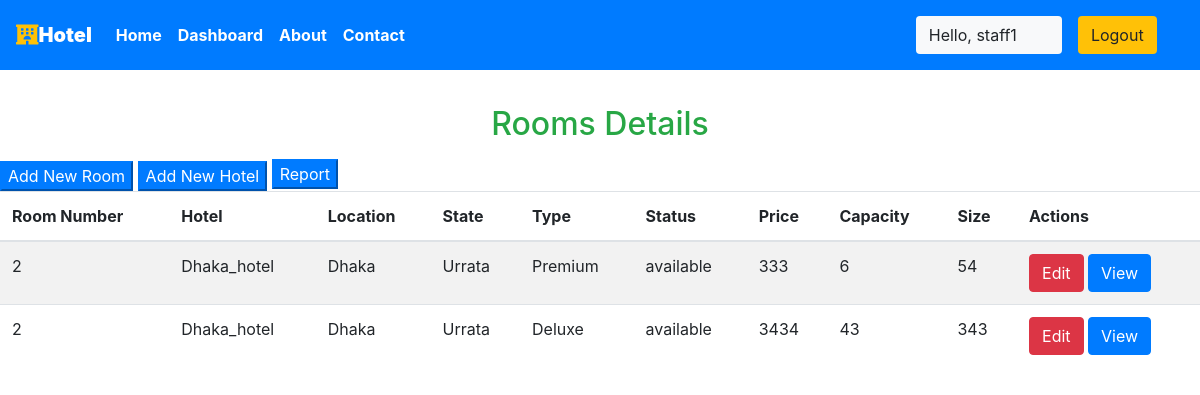
The page /staff/panel (signed in) on the database as committed earlier.
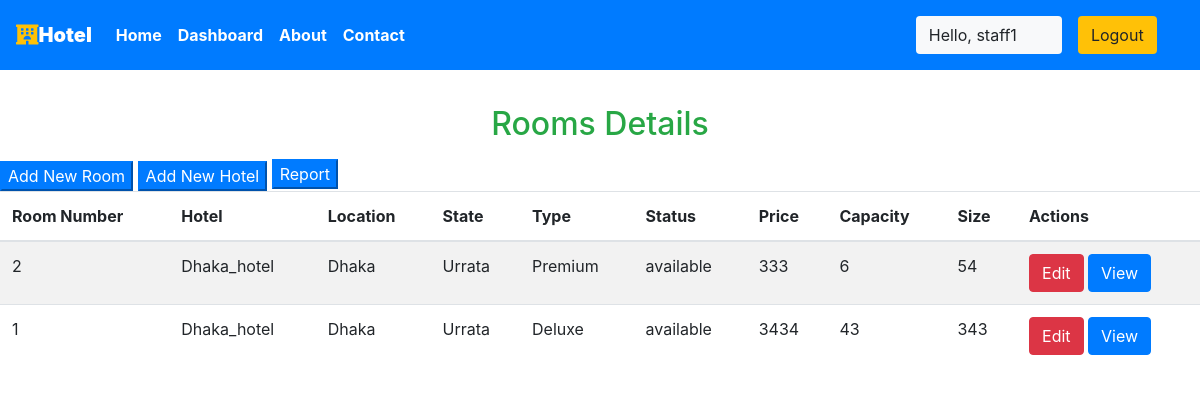
The same page on the database as committed later.
### main/models.py (models this page shows, shortened)
class Room(models.Model):
    ROOM_STATUS = (
    ("1", "available"),
    ("2", "not available"),
    )
    ROOM_TYPE = (
    ("1", "Premium"),
    ("2", "Deluxe"),
    ("3","Basic"),
    )
    id = models.AutoField(primary_key=True)
    room_type = models.CharField(max_length=50,choices = ROOM_TYPE)
    capacity = models.IntegerField()
    price = models.IntegerField()
    size = models.IntegerField()
    hotel = models.ForeignKey(Hotel, on_delete = models.CASCADE)
    status = models.CharField(choices =ROOM_STATUS,max_length = 15)
    roomnumber = models.IntegerField()
    photo=models.ImageField(upload_to='room/', null=True, blank=True)
    Services=models.CharField(max_length=30,null=True)

class Hotel(models.Model):
    id = models.AutoField(primary_key=True)
    name = models.CharField(max_length=30,null=True)
    owner = models.ForeignKey(CustomUser, blank=True, null=True, on_delete=models.CASCADE)
    location = models.CharField(max_length=50)
    state = models.CharField(max_length=50,null=True)
    country = models.CharField(max_length=50,null=True)
    photo=models.ImageField(upload_to='hotel/', null=True, blank=True)
    def __str__(self):
        return self.name

### main/views.py (the view)
# urls.py: path('staff/panel', views.panel,name="staffpanel"),
@login_required(login_url='/staff')
def panel(request):
    if  request.user.groups.exists():
        user = request.user
        hotell = Hotel.objects.filter(owner=user)
        totall_rooms = []
        for hotels in hotell:
            room = Room.objects.filter(hotel=hotels)
            totall_rooms += room
        total_rooms = len(totall_rooms)
        hotel = Hotel.objects.filter(owner=user)
        response = render(request,'staff/panel.html',{'name':hotel,'rooms':totall_rooms,'total_rooms':total_rooms})
        return HttpResponse(response)
    else:
        messages.success(request,"Access Denied")
        return redirect('homepage')

### main/templatetags/app_tags.py (called while the page is built)
@register.filter(name='has_group')
def has_group(user, group_name):
    group = Group.objects.get(name=group_name)
    return True if group in user.groups.all() else False

### templates/staff/panel.html (shortened to what this page needs)
{% extends 'basic.html' %} {% block title %} staff panel {% endblock title %}
{% block body %}
  {%load app_tags%}
<h2 class="text-center pb-2" style="color: #28a745; padding-top: 35px;">Rooms Details</h2>
<button
  class="btn-group btn-primary"
  data-toggle="modal"
  data-target="#newroom"
>
  Add New Room
</button>
<button
  class="btn-group btn-primary"
  data-toggle="modal"
  data-target="#newlocation"
>
  Add New Hotel
</button>
<button class="btn-primary"> <a href="{% url 'staff_report' %}" style="color: #fff; text-decoration: none;">Report </a>  </button>
<table class="table table-striped">
  <thead>
    <th>Room Number</th>
    <th>Hotel</th>
    <th>Location</th>
    <th>State</th>
    <th>Type</th>
    <th>Status</th>
    <th>Price</th>
    <th>Capacity</th>
    <th>Size</th>
    <th colspan="2">Actions</th>
  </thead>
  {% if rooms %} {% for each_room in rooms %}
  <tr>
    <td>{{each_room.roomnumber}}</td>
    <td>{{each_room.hotel}}</td>
    <td>{{each_room.hotel.location}}</td>
    <td>{{each_room.hotel.state}}</td>
    <td>{{each_room.get_room_type_display}}</td>
    <td>{{each_room.get_status_display}}</td>
    <td>{{each_room.price}}</td>
    <td>{{each_room.capacity}}</td>
    <td>{{each_room.size}}</td>
    <td colspan="2">
      <a href="/staff/panel/edit-room?roomid={{each_room.id}}"
        ><button class="btn btn-danger">Edit</button></a
      >
      <a href="/staff/panel/view-room?roomid={{each_room.id}}"
        ><button class="btn btn-primary">View</button></a
      >
    </td>
  </tr>
  {% endfor %} {% endif %}
</table>
{% endblock body %}

Rows that differ between the two databases and show on the page:
changed Room "Deluxe": roomnumber "2" → "1"
